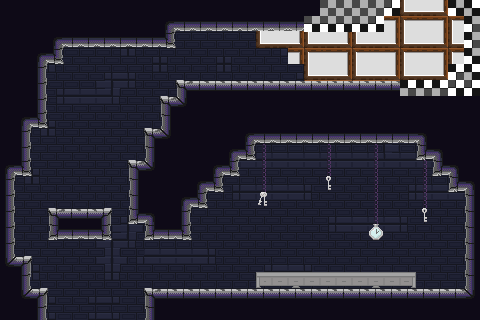

A 2D game scene composited from a Tiled map and its tileset images. What follows is a short description and the map's XML, with each tile layer's data collapsed to a summary:
An orthogonal 30x20 tile map with 16x16 px tiles, 9 tile layers (bkg_far, bkg_close, onoff-defaulton(blue), onoff-defaultoff(blue), ...), 7 tilesets.

<map version="1.10" tiledversion="1.11.0" orientation="orthogonal" renderorder="right-down" width="30" height="20" tilewidth="16" tileheight="16" infinite="0" nextlayerid="11" nextobjectid="1">
 <tileset firstgid="1" source="../../jail_wall.tsx" />
 <tileset firstgid="65" source="../../jail_block.tsx" />
 <tileset firstgid="129" source="../../Checkboard tileset.tsx" />
 <tileset firstgid="144" source="../../Timberframe Wallstileset.tsx" />
 <tileset firstgid="159" source="../Possible Extra Art.tsx" />
 <tileset firstgid="171" source="../../PlaceholderSprites.tsx" />
 <tileset firstgid="276" source="../../decorative_props.tsx" />
 <layer id="4" name="bkg_far" width="30" height="20">
  <properties>
   <property name="unity:sortinglayer" value="Bkg_far" />
  </properties>
  <data>[600 cells, 0 non-empty, 0 distinct tile ids]</data>
 </layer>
 <layer id="1" name="bkg_close" width="30" height="20">
  <properties>
   <property name="unity:sortinglayer" value="Bkg" />
  </properties>
  <data>[600 cells, 597 non-empty, 18 distinct tile ids]</data>
 </layer>
 <layer id="6" name="onoff-defaulton(blue)" width="30" height="20">
  <properties>
   <property name="unity:layer" value="Ground" />
   <property name="unity:sortinglayer" value="Ground" />
   <property name="unity:tag" value="onoff-defaulton" />
  </properties>
  <data>[600 cells, 0 non-empty, 0 distinct tile ids]</data>
 </layer>
 <layer id="7" name="onoff-defaultoff(blue)" width="30" height="20">
  <properties>
   <property name="unity:layer" value="Ground" />
   <property name="unity:sortinglayer" value="Ground" />
   <property name="unity:tag" value="onoff-defaultoff" />
  </properties>
  <data>[600 cells, 0 non-empty, 0 distinct tile ids]</data>
 </layer>
 <layer id="9" name="onoff2-defaulton(purple)" width="30" height="20">
  <properties>
   <property name="unity:layer" value="Ground" />
   <property name="unity:sortinglayer" value="Ground" />
   <property name="unity:tag" value="onoff2-defaulton" />
  </properties>
  <data>[600 cells, 0 non-empty, 0 distinct tile ids]</data>
 </layer>
 <layer id="8" name="onoff2-defaultoff(purple)" width="30" height="20">
  <properties>
   <property name="unity:layer" value="Ground" />
   <property name="unity:sortinglayer" value="Ground" />
   <property name="unity:tag" value="onoff2-defaultoff" />
  </properties>
  <data>[600 cells, 0 non-empty, 0 distinct tile ids]</data>
 </layer>
 <layer id="2" name="ground" width="30" height="20">
  <properties>
   <property name="unity:layer" value="Ground" />
   <property name="unity:sortinglayer" value="Ground" />
  </properties>
  <data>[600 cells, 298 non-empty, 29 distinct tile ids]</data>
 </layer>
 <layer id="10" name="annotations (for game objects)" width="30" height="20">
  <data>[600 cells, 4 non-empty, 3 distinct tile ids]</data>
 </layer>
 <layer id="3" name="foreground" width="30" height="20">
  <properties>
   <property name="unity:sortinglayer" value="Foreground" />
  </properties>
  <data>[600 cells, 9 non-empty, 2 distinct tile ids]</data>
 </layer>
</map>
